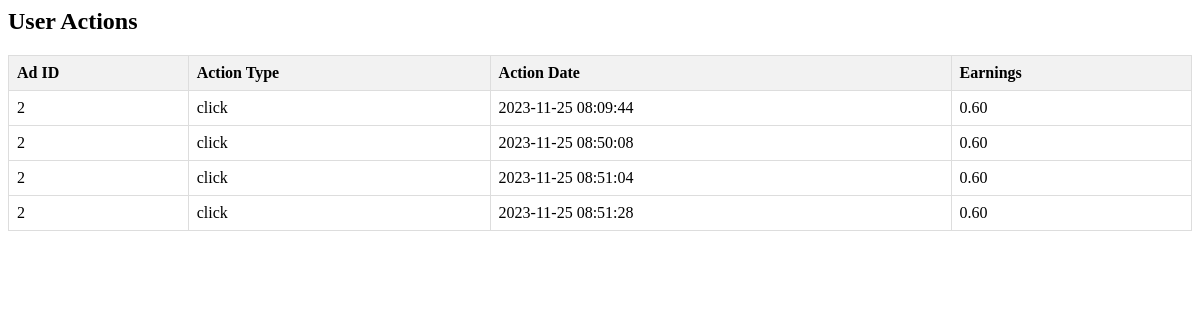
The app's page /click/dashboard/clicks.php (signed in) with its own data.
### tables this page shows
CREATE TABLE `user_actions` (
  `action_id` int(11) NOT NULL,
  `user_id` int(11) DEFAULT NULL,
  `ad_id` int(11) DEFAULT NULL,
  `action_type` enum('click','conversion') NOT NULL,
  `action_date` datetime DEFAULT NULL,
  `earnings` decimal(10,2) DEFAULT NULL,
  `advertiser_id` int(11) DEFAULT NULL
);

### htdocs/click/dashboard/clicks.php (the view, shortened to what this page needs)
<?php
include('../connect.php');
$user_id = $_SESSION['user_id'];
$sqlUserActions = "SELECT ad_id, action_type, action_date, earnings FROM user_actions WHERE user_id = '$user_id'";
$resultUserActions = $conn->query($sqlUserActions);
if ($resultUserActions->num_rows > 0) {
    echo "<html lang='en'>
          <head>
              <meta charset='UTF-8'>
              <meta name='viewport' content='width=device-width, initial-scale=1.0'>
              <title>User Actions</title>
              <style>
                  table {
                      border-collapse: collapse;
                      width: 100%;
                      margin-top: 20px;
                  }
                  th, td {
                      border: 1px solid #dddddd;
                      text-align: left;
                      padding: 8px;
                  }
                  th {
                      background-color: #f2f2f2;
                  }
              </style>
          </head>
          <body>
              <h2>User Actions</h2>
              <table>
                  <tr>
                      <th>Ad ID</th>
                      <th>Action Type</th>
                      <th>Action Date</th>
                      <th>Earnings</th>
                  </tr>";
    while ($row = $resultUserActions->fetch_assoc()) {
        echo "<tr>
                  <td>" . $row["ad_id"] . "</td>
                  <td>" . $row["action_type"] . "</td>
                  <td>" . $row["action_date"] . "</td>
                  <td>" . $row["earnings"] . "</td>
              </tr>";
    }
    echo "</table></body></html>";
} else {
    echo "No user actions found.";
}
?>

### htdocs/click/dashboard/clicks.php (style rules this page uses)
table { border-collapse: collapse; width: 100%; margin-top: 20px; }
th, td { border: 1px solid #dddddd; text-align: left; padding: 8px; }
th { background-color: #f2f2f2; }

### records on screen
user_actions: ad "2", action_type "click", action_date "2023-11-25 08:09:44", earnings "0.60"
user_actions: ad "2", action_type "click", action_date "2023-11-25 08:50:08", earnings "0.60"
user_actions: ad "2", action_type "click", action_date "2023-11-25 08:51:04", earnings "0.60"
user_actions: ad "2", action_type "click", action_date "2023-11-25 08:51:28", earnings "0.60"
